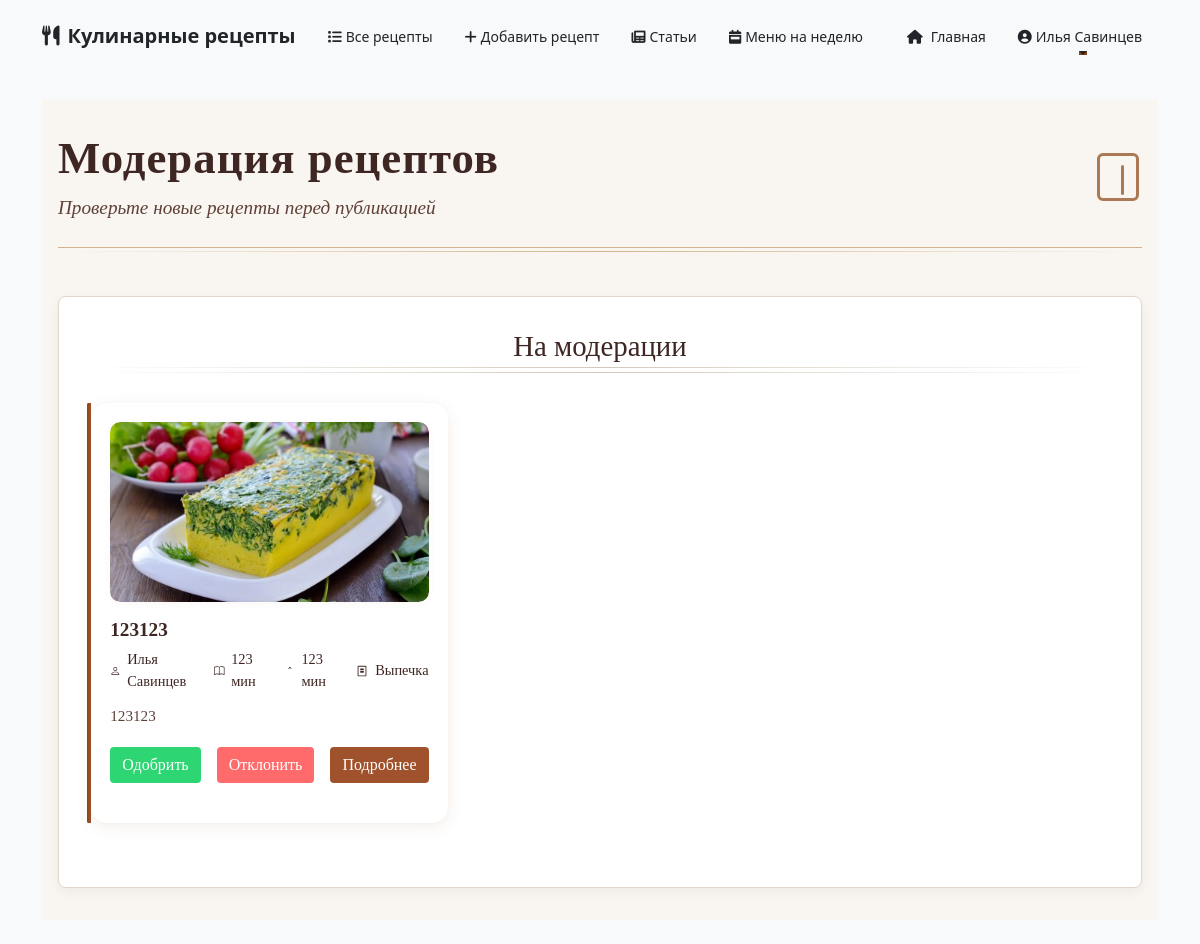
Before: /accounts/moderation/ (signed in) with the older database file.
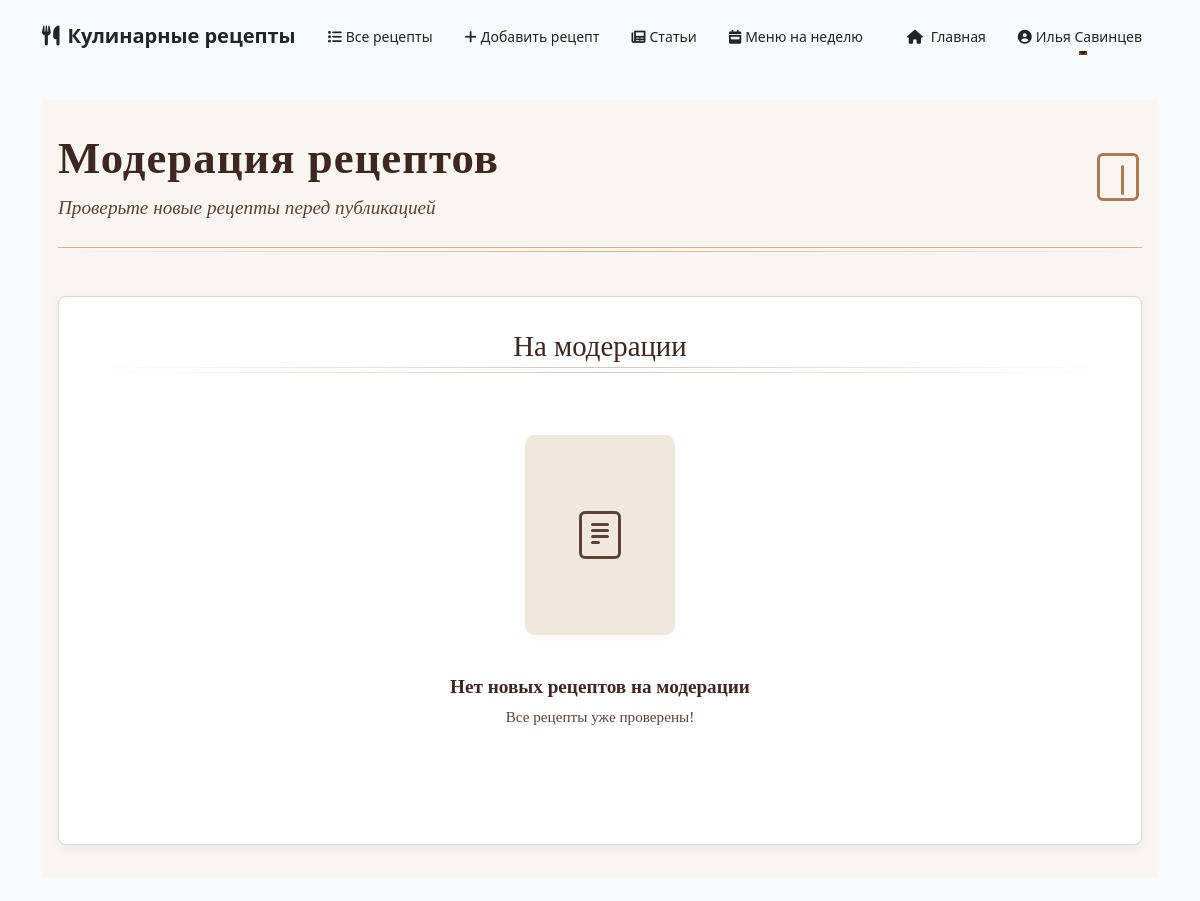
After: the same page with the newer database file.
### accounts/models.py (models this page shows, shortened)
class User(AbstractBaseUser, PermissionsMixin):
    email = models.EmailField(unique=True)
    first_name = models.CharField(max_length=30, blank=True)
    last_name = models.CharField(max_length=30, blank=True)
    is_staff = models.BooleanField(default=False)
    is_active = models.BooleanField(default=True)
    date_joined = models.DateTimeField(default=timezone.now)
    USERNAME_FIELD = 'email'
    REQUIRED_FIELDS = []
    objects = UserManager()

class Recipe(models.Model):
    title = models.CharField(max_length=200)
    description = models.TextField(blank=True)
    ingredients = models.TextField(blank=True)
    instructions = models.TextField()
    created_at = models.DateTimeField(auto_now_add=True)
    updated_at = models.DateTimeField(auto_now=True)
    author = models.ForeignKey(User, on_delete=models.CASCADE, related_name='recipes')
    steps = models.TextField(blank=True)
    prep_time = models.PositiveIntegerField(null=True, blank=True, help_text='Время приготовления в минутах')
    cook_time = models.PositiveIntegerField(null=True, blank=True, help_text='Время готовки в минутах')
    image = models.ImageField(upload_to='recipe_images/', null=True, blank=True)
    MODERATION_STATUS_CHOICES = [
        ('pending', 'На модерации'),
        ('approved', 'Одобрен'),
        ('rejected', 'Отклонён'),
    ]
    moderation_status = models.CharField(max_length=10, choices=MODERATION_STATUS_CHOICES, default='pending')
    slug = models.SlugField(max_length=255, unique=True, blank=True)

class Category(models.Model):
    name = models.CharField(max_length=100, unique=True)

### accounts/views.py (the view, shortened to what this page needs)
# urls.py: path('moderation/', moderation_recipes_view, name='moderation_recipes'),
@staff_member_required
def moderation_recipes_view(request):
    pending_recipes = Recipe.objects.filter(moderation_status='pending').order_by('-created_at')
    return render(request, 'accounts/moderation_recipes.html', {'pending_recipes': pending_recipes})

### accounts/templates/accounts/moderation_recipes.html (shortened to what this page needs)
{% extends 'base.html' %}
{% block content %}
<div class="encyclopedia-container">
    <div class="encyclopedia-header">
        <div class="header-content">
            <h1 class="encyclopedia-title">Модерация рецептов</h1>
            <p class="encyclopedia-subtitle">Проверьте новые рецепты перед публикацией</p>
        </div>
        <div class="library-icon">
        </div>
    </div>
    <div class="encyclopedia-shelves">
        <div class="shelf-header">
            <h2 class="shelf-title">На модерации</h2>
            <div class="shelf-decoration"></div>
        </div>
        <div class="book-grid">
            {% if pending_recipes %}
                {% for recipe in pending_recipes %}
                <div class="recipe-book">
                    <div class="book-cover">
                        {% if recipe.image %}
                            <img src="{{ recipe.image.url }}" alt="{{ recipe.title }}" class="book-image">
                        {% endif %}
                    </div>
                    <div class="book-info">
                        <h3 class="book-title">{{ recipe.title }}</h3>
                        <div class="book-meta">
                            <span class="book-author">
                                {{ recipe.author.first_name }} {{ recipe.author.last_name }}
                            </span>
                            <span class="book-pages">
                                {{ recipe.cook_time }} мин
                            </span>
                            <span class="book-pages">
                                <svg xmlns="http://www.w3.org/2000/svg" width="14" height="14" fill="currentColor" viewBox="0 0 16 16">
                                    <path d="M8 3.293l1.146 1.147a.5.5 0 0 0 .708-.708l-2-2a.5.5 0 0 0-.708 0l-2 2a.5.5 0 1 0 .708.708L8 3.293z"/>
                                </svg>
                                {{ recipe.prep_time }} мин
                            </span>
                            {% if recipe.categories.all %}
                                <span class="book-pages">
                                    <svg xmlns="http://www.w3.org/2000/svg" width="14" height="14" fill="currentColor" viewBox="0 0 16 16">
                                        <path d="M3 3a1 1 0 0 1 1-1h8a1 1 0 0 1 1 1v10a1 1 0 0 1-1 1H4a1 1 0 0 1-1-1V3zm1 0v10h8V3H4zm2 2h4v2H6V5zm0 3h4v2H6V8z"/>
                                    </svg>
                                    {% for cat in recipe.categories.all %}{{ cat.name }}{% if not forloop.last %}, {% endif %}{% endfor %}
                                </span>
                            {% endif %}
                        </div>
                        <p class="book-description">{{ recipe.description|truncatechars:120 }}</p>
                        <form method="post" style="margin-top: 1rem; display: flex; gap: 1rem;">
                            <button type="submit" name="action" value="approve" class="btn btn-primary" style="background: #2ed573; color: #fff; border: none;">Одобрить</button>
                            <button type="submit" name="action" value="reject" class="btn btn-secondary" style="background: #ff6b6b; color: #fff; border: none;">Отклонить</button>
                            <a href="{% url 'moderation_recipe_detail' recipe.id %}" target="_blank" class="btn btn-secondary" style="background: #A0522D; color: #fff; border: none;">Подробнее</a>
                        </form>
                    </div>
                </div>
                {% endfor %}
            {% else %}
                <div class="empty-library">
                    <div class="empty-book">
                        <div class="book-cover empty">
                            <div class="book-image-placeholder">
                            </div>
                        </div>
                        <div class="book-info">
                            <h3 class="book-title">Нет новых рецептов на модерации</h3>
                            <p class="book-description">Все рецепты уже проверены!</p>
                        </div>
                    </div>
                </div>
            {% endif %}
        </div>
    </div>
</div>
{% endblock %}

### accounts/templates/base.html (shortened to what this page needs)
<!DOCTYPE html>
<html lang="ru">
<head>
    {% load static %}
    <link href="https://cdn.jsdelivr.net/npm/bootstrap@5.1.3/dist/css/bootstrap.min.css" rel="stylesheet">
    <link href="https://cdnjs.cloudflare.com/ajax/libs/font-awesome/6.0.0/css/all.min.css" rel="stylesheet">
    <link rel="stylesheet" href="{% static 'styles.css' %}" />
</head>
<body>
    <header>
        {% include 'accounts/navbar.html' %}
    </header>
    <main class="container py-4">
        {% block content %}
        {% endblock %}
    </main>
</body>
</html>

### accounts/templates/accounts/navbar.html (shortened to what this page needs)
{% load static %}
<nav class="navbar navbar-expand-lg fixed-top">
    <div class="container">
        <a class="navbar-brand" href="{% url 'recipe_list' %}">
            <i class="fas fa-utensils me-2"></i>Кулинарные рецепты
        </a>
        <div class="collapse navbar-collapse" id="navbarNav">
            <ul class="navbar-nav me-auto">
                <li class="nav-item">
                    <a class="nav-link" href="{% url 'recipe_list' %}">
                        <i class="fas fa-list me-1"></i>Все рецепты
                    </a>
                </li>
                {% if user.is_authenticated %}
                <li class="nav-item">
                    <a class="nav-link" href="{% url 'recipe_create' %}">
                        <i class="fas fa-plus me-1"></i>Добавить рецепт
                    </a>
                </li>
                <li class="nav-item">
                    <a class="nav-link" href="{% url 'articles_list' %}">
                        <i class="fas fa-newspaper me-1"></i>Статьи
                    </a>
                </li>
                <li class="nav-item">
                    <a class="nav-link" href="{% url 'menu_for_week' %}">
                        <i class="fas fa-calendar-week me-1"></i>Меню на неделю
                    </a>
                </li>
                {% endif %}
            </ul>
            <ul class="navbar-nav">
                <li class="nav-item">
                    <a class="nav-link" href="{% url 'home' %}">
                        <i class="fas fa-home me-2"></i>Главная
                    </a>
                </li>
                {% if user.is_authenticated %}
                <li class="nav-item dropdown">
                    <a class="nav-link dropdown-toggle" href="#" id="userDropdown" role="button" data-bs-toggle="dropdown">
                        <i class="fas fa-user-circle me-1"></i>{{ user.first_name }} {{ user.last_name }}
                    </a>
                </li>
                {% endif %}
            </ul>
        </div>
    </div>
</nav>
<div style="height: 76px;"></div>

### accounts/templates/base.html (style rules this page uses)
:root { --primary: #4361ee; --secondary: #3f37c9; --accent: #4895ef; --light: #f8f9fa; --dark: #212529; --success: #4cc9f0; --danger: #f72585; }
body { background-color: #f8f9fa; min-height: 100vh; }

### accounts/templates/accounts/navbar.html (style rules this page uses)
.navbar { background: var(--card-bg); box-shadow: var(--shadow); transition: all 0.3s ease; padding: 1rem 0; }
.navbar-brand { font-weight: 600; font-size: 20px; color: var(--text-color) !important; transition: all 0.3s ease; }
.nav-link { font-weight: 500; font-size: 14px; color: var(--text-color) !important; padding: 0.5rem 1rem !important; transition: all 0.3s ease; position: relative; }
.nav-link::after { content: ''; position: absolute; bottom: 0; left: 50%; width: 0; height: 2px; background: var(--primary-color); transition: all 0.3s ease; transform: translateX(-50%); }

### accounts/templates/accounts/moderation_recipes.html (style rules this page uses)
:root { --primary-color: #8B4513; --secondary-color: #A0522D; --light-brown: #D2B48C; --cream: #F5F5DC; --dark-text: #3E2723; --light-text: #5D4037; }
.encyclopedia-container { max-width: 1200px; margin: 0 auto; padding: 2rem 1rem; background-color: #f9f5f0; font-family: 'Georgia', serif; }
.encyclopedia-header { display: flex; justify-content: space-between; align-items: center; margin-bottom: 3rem; padding-bottom: 1.5rem; border-bottom: 1px solid var(--light-brown); position: relative; }
.encyclopedia-header::after { content: ""; position: absolute; bottom: -5px; left: 0; width: 100%; height: 1px; background: linear-gradient(90deg, transparent, var(--light-brown), transparent); }
.encyclopedia-title { font-size: 2.8rem; color: var(--dark-text); margin: 0; font-weight: 700; letter-spacing: 1px; }
.encyclopedia-subtitle { font-size: 1.2rem; color: var(--light-text); margin: 0.5rem 0 0 0; font-style: italic; }
.library-icon { color: var(--primary-color); opacity: 0.7; }
.encyclopedia-shelves { background: white; padding: 2rem; border-radius: 8px; box-shadow: 0 4px 12px rgba(0, 0, 0, 0.05); border: 1px solid #e0d6c9; }
.shelf-header { margin-bottom: 2.5rem; position: relative; text-align: center; }
.shelf-decoration { position: absolute; bottom: -10px; left: 0; width: 100%; height: 1px; background: linear-gradient(90deg, transparent, #d3c9bb, transparent); }
.shelf-decoration::before { content: ""; position: absolute; top: -5px; left: 0; width: 100%; height: 1px; background: linear-gradient(90deg, transparent, #d3c9bb, transparent); }
.shelf-title { display: inline-block; font-size: 1.8rem; color: var(--dark-text); margin: 0; padding: 0 1rem; background: white; position: relative; z-index: 1; }
.book-grid { display: grid; grid-template-columns: repeat(4, 1fr); gap: 2.2rem 2rem; margin-bottom: 2rem; }
@media (max-width: 1200px) { .book-grid { grid-template-columns: repeat(3, 1fr); } }
.book-cover { width: 100%; height: 180px; margin-bottom: 1rem; border-radius: 10px; overflow: hidden; background: #f1e8dd; display: flex; align-items: center; justify-content: center; box-shadow: 0 2px 8px rgba(139,69,19,0.04); }
.book-image-placeholder { width: 100%; height: 100%; display: flex; align-items: center; justify-content: center; background: #f1e8dd; color: var(--light-text); border-radius: 10px; font-size: 2.2rem; }
.book-info { flex: 1; }
.book-title { font-size: 1.2rem; color: var(--dark-text); margin: 0 0 0.5rem 0; font-weight: 600; }
.book-description { font-size: 0.95rem; line-height: 1.5; color: var(--light-text); margin-bottom: 1.2rem; }
.empty-library { grid-column: 1 / -1; text-align: center; padding: 2rem; }
.empty-book { display: inline-flex; flex-direction: column; align-items: center; gap: 1.5rem; max-width: 300px; }
.book-cover.empty { width: 150px; height: 200px; }

Changed rows visible on the page:
removed Recipe: image (picture), title "123123", author.first_name "Илья", author.last_name "Савинцев", cook_time "123", prep_time "123", description "123123"
no longer on this page (row unchanged): Category: name "Выпечка"
Other visible differences:
text now shown: "Нет новых рецептов на модерации Все рецепты уже проверены!"
